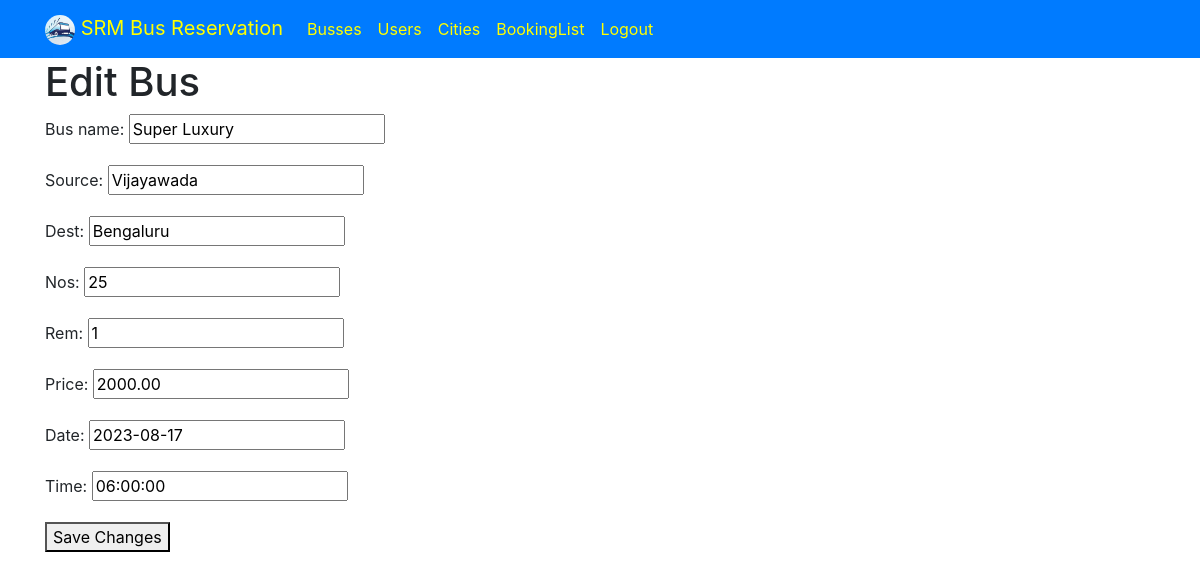
Screenshot of /buses/edit/5/ (signed in) with the database file from the repository.
### myapp/models.py (models this page shows, shortened)
class Bus(models.Model):
    bus_name = models.CharField(max_length=30)
    source = models.CharField(max_length=30)
    dest = models.CharField(max_length=30)
    nos = models.DecimalField(decimal_places=0, max_digits=2)
    rem = models.DecimalField(decimal_places=0, max_digits=2, default=0)
    price = models.DecimalField(decimal_places=2, max_digits=6)
    date = models.DateField()
    time = models.TimeField()
    class Meta:
        verbose_name_plural = "List of Busses"

### myapp/views.py (the view)
# urls.py: path('buses/edit/<int:bus_id>/', views.edit_bus, name='edit_bus'),
def edit_bus(request, bus_id):
    if request.user.is_staff:
        bus = Bus.objects.get(pk=bus_id)
        form = BusForm(instance=bus)
        if request.method == 'POST':
            form = BusForm(request.POST, instance=bus)
            if form.is_valid():
                form.save()
                return redirect('buses')
        return render(request, 'myapp/edit_bus.html', {'bus': bus, 'form': form})
    else:
        return redirect('success')

### myapp/forms.py
class BusForm(forms.ModelForm):
    class Meta:
        model = Bus
        fields = ['bus_name', 'source', 'dest', 'nos','rem', 'price', 'date', 'time']

### myapp/templates/myapp/edit_bus.html (shortened to what this page needs)
{% extends 'myapp/base.html' %}
{% block content %}
<div class="container">
    <h1 >Edit Bus</h1>
    <form method="post" enctype="multipart/form-data">
        {{ form.as_p }}
        <button type="submit">Save Changes</button>
    </form>
</div>
{% endblock %}

### myapp/static/css/styles.css (style rules this page uses)
body { animation: backgroundAnimation 10s infinite; }

### rows the page displays
Bus: bus_name "Super Luxury", source "Vijayawada", dest "Bengaluru", nos "25", rem "1", price "2000.00", date "2023-08-17", time "06:00:00"
